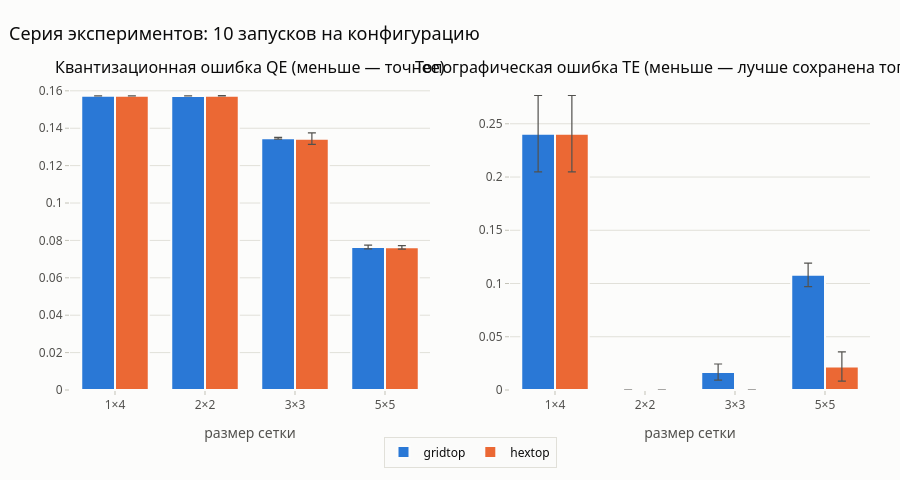

Here is the notebook cell this chart was saved with:
### Code cell
# Квантизационная и топографическая ошибки по конфигурациям
fig = make_subplots(rows=1, cols=2, horizontal_spacing=0.1,
                    subplot_titles=('Квантизационная ошибка QE (меньше — точнее)',
                                    'Топографическая ошибка TE (меньше — лучше сохранена топология)'))
labels = [f'{r}×{c}' for r, c in SIZES]
for k, top in enumerate(TOPS):
    d = df_series[df_series.конфигурация.str.endswith(top)]
    for col, (m, s) in enumerate([('QE', 'QE_std'), ('TE', 'TE_std')], start=1):
        fig.add_trace(go.Bar(x=labels, y=d[m], name=top, legendgroup=top, showlegend=col == 1,
                             marker=dict(color=PALETTE[k], line=dict(color=SURFACE, width=2)),
                             error_y=dict(type='data', array=d[s], color=INK2, thickness=1.2),
                             hovertemplate=f'{top}<br>' + '%{x}: %{y:.4f}<extra></extra>'), 1, col)
fig.update_layout(title='Серия экспериментов: 10 запусков на конфигурацию', barmode='group', bargap=0.25,
                  height=480, legend=dict(orientation='h', x=0.5, xanchor='center', y=-0.15))
fig.update_xaxes(title_text='размер сетки')
save(fig, '04_series_metrics', width=1300, height=480)
fig.show()

### Figure 1 — Plotly figure (JSON) as saved in the notebook; plotly's stock layout.template omitted (floating-point values rounded to 4 significant figures)
{"data": [{"error_y": {"array": [5.16e-05, 2.591e-05, 0.0004528, 0.0009676], "color": "#52514e", "thickness": 1.2, "type": "data"}, "hovertemplate": "gridtop<br>%{x}: %{y:.4f}<extra></extra>", "legendgroup": "gridtop", "marker": {"color": "#2a78d6", "line": {"color": "#fcfcfb", "width": 2}}, "name": "gridtop", "showlegend": true, "type": "bar", "x": ["1×4", "2×2", "3×3", "5×5"], "xaxis": "x", "y": [0.1573, 0.1573, 0.1346, 0.07648], "yaxis": "y"}, {"error_y": {"array": [0.03586, 0.0, 0.007558, 0.01109], "color": "#52514e", "thickness": 1.2, "type": "data"}, "hovertemplate": "gridtop<br>%{x}: %{y:.4f}<extra></extra>", "legendgroup": "gridtop", "marker": {"color": "#2a78d6", "line": {"color": "#fcfcfb", "width": 2}}, "name": "gridtop", "showlegend": false, "type": "bar", "x": ["1×4", "2×2", "3×3", "5×5"], "xaxis": "x2", "y": [0.2407, 0.0, 0.01686, 0.1081], "yaxis": "y2"}, {"error_y": {"array": [5.16e-05, 7.45e-05, 0.003058, 0.00092], "color": "#52514e", "thickness": 1.2, "type": "data"}, "hovertemplate": "hextop<br>%{x}: %{y:.4f}<extra></extra>", "legendgroup": "hextop", "marker": {"color": "#eb6834", "line": {"color": "#fcfcfb", "width": 2}}, "name": "hextop", "showlegend": true, "type": "bar", "x": ["1×4", "2×2", "3×3", "5×5"], "xaxis": "x", "y": [0.1573, 0.1574, 0.1344, 0.07629], "yaxis": "y"}, {"error_y": {"array": [0.03586, 0.0, 0.0, 0.01371], "color": "#52514e", "thickness": 1.2, "type": "data"}, "hovertemplate": "hextop<br>%{x}: %{y:.4f}<extra></extra>", "legendgroup": "hextop", "marker": {"color": "#eb6834", "line": {"color": "#fcfcfb", "width": 2}}, "name": "hextop", "showlegend": false, "type": "bar", "x": ["1×4", "2×2", "3×3", "5×5"], "xaxis": "x2", "y": [0.2407, 0.0, 0.0, 0.02209], "yaxis": "y2"}], "layout": {"annotations": [{"font": {"size": 16}, "showarrow": false, "text": "Квантизационная ошибка QE (меньше — точнее)", "x": 0.225, "xanchor": "center", "xref": "paper", "y": 1.0, "yanchor": "bottom", "yref": "paper"}, {"font": {"size": 16}, "showarrow": false, "text": "Топографическая ошибка TE (меньше — лучше сохранена топология)", "x": 0.775, "xanchor": "center", "xref": "paper", "y": 1.0, "yanchor": "bottom", "yref": "paper"}], "bargap": 0.25, "barmode": "group", "height": 480, "legend": {"orientation": "h", "x": 0.5, "xanchor": "center", "y": -0.15}, "title": {"text": "Серия экспериментов: 10 запусков на конфигурацию"}, "xaxis": {"anchor": "y", "domain": [0.0, 0.45], "title": {"text": "размер сетки"}}, "xaxis2": {"anchor": "y2", "domain": [0.55, 1.0], "title": {"text": "размер сетки"}}, "yaxis": {"anchor": "x", "domain": [0.0, 1.0]}, "yaxis2": {"anchor": "x2", "domain": [0.0, 1.0]}}}
